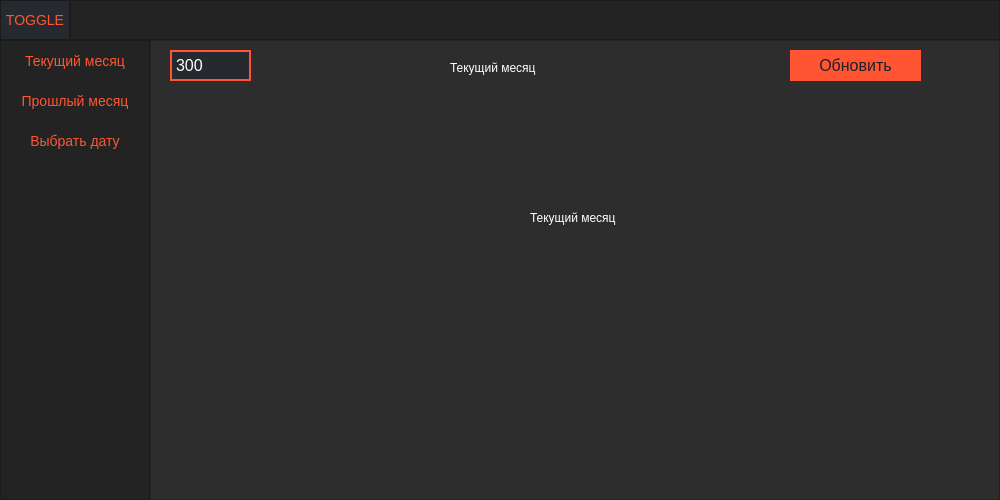
<?xml version="1.0" encoding="UTF-8"?>
<ui version="4.0">
 <class>MainWindow</class>
 <widget class="QMainWindow" name="MainWindow">
  <property name="geometry">
   <rect>
    <x>0</x>
    <y>0</y>
    <width>1000</width>
    <height>500</height>
   </rect>
  </property>
  <property name="minimumSize">
   <size>
    <width>1000</width>
    <height>500</height>
   </size>
  </property>
  <property name="windowTitle">
   <string>MainWindow</string>
  </property>
  <property name="styleSheet">
   <string notr="true">background-color: rgb(45, 45, 45);</string>
  </property>
  <widget class="QWidget" name="centralwidget">
   <layout class="QVBoxLayout" name="verticalLayout">
    <property name="spacing">
     <number>0</number>
    </property>
    <property name="leftMargin">
     <number>0</number>
    </property>
    <property name="topMargin">
     <number>0</number>
    </property>
    <property name="rightMargin">
     <number>0</number>
    </property>
    <property name="bottomMargin">
     <number>0</number>
    </property>
    <item>
     <widget class="QFrame" name="top_bar">
      <property name="minimumSize">
       <size>
        <width>0</width>
        <height>40</height>
       </size>
      </property>
      <property name="maximumSize">
       <size>
        <width>16777215</width>
        <height>40</height>
       </size>
      </property>
      <property name="styleSheet">
       <string notr="true">background-color: rgb(35, 35, 35);</string>
      </property>
      <property name="frameShape">
       <enum>QFrame::NoFrame</enum>
      </property>
      <property name="frameShadow">
       <enum>QFrame::Raised</enum>
      </property>
      <layout class="QHBoxLayout" name="horizontalLayout">
       <property name="spacing">
        <number>0</number>
       </property>
       <property name="leftMargin">
        <number>0</number>
       </property>
       <property name="topMargin">
        <number>0</number>
       </property>
       <property name="rightMargin">
        <number>0</number>
       </property>
       <property name="bottomMargin">
        <number>0</number>
       </property>
       <item>
        <widget class="QFrame" name="frame_toogle">
         <property name="maximumSize">
          <size>
           <width>70</width>
           <height>40</height>
          </size>
         </property>
         <property name="styleSheet">
          <string notr="true">background-color: rgb(35, 35, 35);</string>
         </property>
         <property name="frameShape">
          <enum>QFrame::StyledPanel</enum>
         </property>
         <property name="frameShadow">
          <enum>QFrame::Raised</enum>
         </property>
         <layout class="QVBoxLayout" name="verticalLayout_2">
          <property name="spacing">
           <number>0</number>
          </property>
          <property name="leftMargin">
           <number>0</number>
          </property>
          <property name="topMargin">
           <number>0</number>
          </property>
          <property name="rightMargin">
           <number>0</number>
          </property>
          <property name="bottomMargin">
           <number>0</number>
          </property>
          <item>
           <widget class="QPushButton" name="btn_toggle">
            <property name="sizePolicy">
             <sizepolicy hsizetype="Expanding" vsizetype="Expanding">
              <horstretch>0</horstretch>
              <verstretch>0</verstretch>
             </sizepolicy>
            </property>
            <property name="styleSheet">
             <string notr="true">QPushButton {
                                         
    background-color: #262a2f;
    border-style: solid;
    border-width: 0px;
    border-radius: 0px;
    border-color: #ff5533;
    font:  14px;
    padding: 0px;
    color:  #ff5533;
}
QPushButton:hover {
    background:  #ff5533;
    color:#262a2f;
} 
QPushButton:pressed {                              
   background: #262a2f;
   border-style: solid; 
   color:#ff5533;
}</string>
            </property>
            <property name="text">
             <string>TOGGLE</string>
            </property>
           </widget>
          </item>
         </layout>
        </widget>
       </item>
       <item>
        <widget class="QFrame" name="frame_top">
         <property name="frameShape">
          <enum>QFrame::StyledPanel</enum>
         </property>
         <property name="frameShadow">
          <enum>QFrame::Raised</enum>
         </property>
        </widget>
       </item>
      </layout>
     </widget>
    </item>
    <item>
     <widget class="QFrame" name="content">
      <property name="frameShape">
       <enum>QFrame::NoFrame</enum>
      </property>
      <property name="frameShadow">
       <enum>QFrame::Raised</enum>
      </property>
      <layout class="QHBoxLayout" name="horizontalLayout_2">
       <property name="spacing">
        <number>0</number>
       </property>
       <property name="leftMargin">
        <number>0</number>
       </property>
       <property name="topMargin">
        <number>0</number>
       </property>
       <property name="rightMargin">
        <number>0</number>
       </property>
       <property name="bottomMargin">
        <number>0</number>
       </property>
       <item>
        <widget class="QFrame" name="frame_left_menu">
         <property name="minimumSize">
          <size>
           <width>150</width>
           <height>0</height>
          </size>
         </property>
         <property name="maximumSize">
          <size>
           <width>70</width>
           <height>16777215</height>
          </size>
         </property>
         <property name="styleSheet">
          <string notr="true">background-color: rgb(35, 35, 35);</string>
         </property>
         <property name="frameShape">
          <enum>QFrame::StyledPanel</enum>
         </property>
         <property name="frameShadow">
          <enum>QFrame::Raised</enum>
         </property>
         <layout class="QVBoxLayout" name="verticalLayout_3">
          <property name="spacing">
           <number>0</number>
          </property>
          <property name="leftMargin">
           <number>0</number>
          </property>
          <property name="topMargin">
           <number>0</number>
          </property>
          <property name="rightMargin">
           <number>0</number>
          </property>
          <property name="bottomMargin">
           <number>0</number>
          </property>
          <item alignment="Qt::AlignTop">
           <widget class="QFrame" name="frame_top_menus">
            <property name="frameShape">
             <enum>QFrame::NoFrame</enum>
            </property>
            <property name="frameShadow">
             <enum>QFrame::Raised</enum>
            </property>
            <layout class="QVBoxLayout" name="verticalLayout_4">
             <property name="spacing">
              <number>0</number>
             </property>
             <property name="leftMargin">
              <number>0</number>
             </property>
             <property name="topMargin">
              <number>0</number>
             </property>
             <property name="rightMargin">
              <number>0</number>
             </property>
             <property name="bottomMargin">
              <number>0</number>
             </property>
             <item>
              <widget class="QPushButton" name="btn_cur_mon">
               <property name="minimumSize">
                <size>
                 <width>0</width>
                 <height>40</height>
                </size>
               </property>
               <property name="styleSheet">
                <string notr="true">QPushButton {
                                         
    background-color: #232323;
    border-style: solid;
    border-width: 0px;
    border-radius: 0px;
    border-color: #ff5533;
    font:  14px;
    padding: 0px;
    color:  #ff5533;
}
QPushButton:hover {
    background:  #ff5533;
    color:#262a2f;
} 
QPushButton:pressed {                              
   background: #262a2f;
   border-style: solid; 
   color:#ff5533;
}</string>
               </property>
               <property name="text">
                <string>Текущий месяц</string>
               </property>
              </widget>
             </item>
             <item>
              <widget class="QPushButton" name="btn_prev_mon">
               <property name="minimumSize">
                <size>
                 <width>0</width>
                 <height>40</height>
                </size>
               </property>
               <property name="styleSheet">
                <string notr="true">QPushButton {
                                         
    background-color: #232323;
    border-style: solid;
    border-width: 0px;
    border-radius: 0px;
    border-color: #ff5533;
    font:  14px;
    padding: 0px;
    color:  #ff5533;
}
QPushButton:hover {
    background:  #ff5533;
    color:#262a2f;
} 
QPushButton:pressed {                              
   background: #262a2f;
   border-style: solid; 
   color:#ff5533;
}</string>
               </property>
               <property name="text">
                <string>Прошлый месяц</string>
               </property>
              </widget>
             </item>
             <item>
              <widget class="QPushButton" name="btn_select_date">
               <property name="minimumSize">
                <size>
                 <width>0</width>
                 <height>40</height>
                </size>
               </property>
               <property name="styleSheet">
                <string notr="true">QPushButton {
                                         
    background-color:#232323;
    border-style: solid;
    border-width: 0px;
    border-radius: 0px;
    border-color: #ff5533;
    font:  14px;
    padding: 0px;
    color:  #ff5533;
}
QPushButton:hover {
    background:  #ff5533;
    color:#262a2f;
} 
QPushButton:pressed {                              
   background: #262a2f;
   border-style: solid; 
   color:#ff5533;
}</string>
               </property>
               <property name="text">
                <string>Выбрать дату</string>
               </property>
              </widget>
             </item>
            </layout>
           </widget>
          </item>
         </layout>
        </widget>
       </item>
       <item>
        <widget class="QFrame" name="frame_pages">
         <property name="frameShape">
          <enum>QFrame::StyledPanel</enum>
         </property>
         <property name="frameShadow">
          <enum>QFrame::Raised</enum>
         </property>
         <layout class="QVBoxLayout" name="verticalLayout_5">
          <item>
           <widget class="QStackedWidget" name="Pages_Widjet">
            <property name="currentIndex">
             <number>0</number>
            </property>
            <widget class="QWidget" name="curr_mon_page">
             <layout class="QVBoxLayout" name="verticalLayout_6">
              <property name="spacing">
               <number>0</number>
              </property>
              <property name="leftMargin">
               <number>0</number>
              </property>
              <property name="topMargin">
               <number>0</number>
              </property>
              <property name="rightMargin">
               <number>0</number>
              </property>
              <property name="bottomMargin">
               <number>0</number>
              </property>
              <item>
               <widget class="QFrame" name="options_frame_curr">
                <property name="maximumSize">
                 <size>
                  <width>16777215</width>
                  <height>40</height>
                 </size>
                </property>
                <property name="styleSheet">
                 <string notr="true">background-color: rgb(45, 45, 45);</string>
                </property>
                <property name="frameShape">
                 <enum>QFrame::NoFrame</enum>
                </property>
                <property name="frameShadow">
                 <enum>QFrame::Raised</enum>
                </property>
                <widget class="QPushButton" name="update_curr_mon">
                 <property name="geometry">
                  <rect>
                   <x>630</x>
                   <y>0</y>
                   <width>131</width>
                   <height>31</height>
                  </rect>
                 </property>
                 <property name="styleSheet">
                  <string notr="true">QPushButton {
                                         
    background-color: #ff5533;
    border-style: solid;
    border-width: 2px;
    border-radius: 0px;
    border-color: #ff5533;
    font:  16px;
    min-width: 5em;
    padding: 0px;
    color: #1e2027;
}
QPushButton:hover {
    background: #262a2f; 
    color:#ff5533;
} 
QPushButton:pressed {                              
   background: #262a2f;
   border-style: solid; 
   color:#ff5533;
}</string>
                 </property>
                 <property name="text">
                  <string>Обновить</string>
                 </property>
                </widget>
                <widget class="QTextEdit" name="time_curr_mon">
                 <property name="geometry">
                  <rect>
                   <x>10</x>
                   <y>0</y>
                   <width>81</width>
                   <height>31</height>
                  </rect>
                 </property>
                 <property name="font">
                  <font>
                   <pointsize>-1</pointsize>
                   <weight>50</weight>
                   <italic>false</italic>
                   <bold>false</bold>
                  </font>
                 </property>
                 <property name="styleSheet">
                  <string notr="true">QTextEdit {
                                         
    background-color: #262a2f; 
    border-style: solid;
    border-width: 2px;
    border-radius: 0px;
    border-color: #ff5533;
    font:  16px;
    min-width: 1em;
    padding: 0px;
    color: #ffffff;
}
QTextEdit:hover {
    background: #262a2f; 
    color:#ffffff;
} </string>
                 </property>
                 <property name="lineWrapColumnOrWidth">
                  <number>0</number>
                 </property>
                 <property name="html">
                  <string>&lt;!DOCTYPE HTML PUBLIC &quot;-//W3C//DTD HTML 4.0//EN&quot; &quot;http://www.w3.org/TR/REC-html40/strict.dtd&quot;&gt;
&lt;html&gt;&lt;head&gt;&lt;meta name=&quot;qrichtext&quot; content=&quot;1&quot; /&gt;&lt;style type=&quot;text/css&quot;&gt;
p, li { white-space: pre-wrap; }
&lt;/style&gt;&lt;/head&gt;&lt;body style=&quot; font-family:'MS Shell Dlg 2'; font-size:16px; font-weight:400; font-style:normal;&quot;&gt;
&lt;p style=&quot; margin-top:0px; margin-bottom:0px; margin-left:0px; margin-right:0px; -qt-block-indent:0; text-indent:0px;&quot;&gt;&lt;span style=&quot; font-size:16px;&quot;&gt;300&lt;/span&gt;&lt;/p&gt;&lt;/body&gt;&lt;/html&gt;</string>
                 </property>
                </widget>
                <widget class="QLabel" name="label">
                 <property name="geometry">
                  <rect>
                   <x>290</x>
                   <y>10</y>
                   <width>131</width>
                   <height>16</height>
                  </rect>
                 </property>
                 <property name="styleSheet">
                  <string notr="true">color: rgb(255, 255, 255);</string>
                 </property>
                 <property name="text">
                  <string>Текущий месяц</string>
                 </property>
                </widget>
               </widget>
              </item>
              <item>
               <widget class="QFrame" name="plot_frame_curr">
                <property name="styleSheet">
                 <string notr="true">
background-color: rgb(45, 45, 45);</string>
                </property>
                <property name="frameShape">
                 <enum>QFrame::NoFrame</enum>
                </property>
                <property name="frameShadow">
                 <enum>QFrame::Raised</enum>
                </property>
                <layout class="QVBoxLayout" name="verticalLayout_9">
                 <property name="spacing">
                  <number>0</number>
                 </property>
                 <property name="leftMargin">
                  <number>0</number>
                 </property>
                 <property name="topMargin">
                  <number>0</number>
                 </property>
                 <property name="rightMargin">
                  <number>0</number>
                 </property>
                 <property name="bottomMargin">
                  <number>0</number>
                 </property>
                 <item>
                  <widget class="QWidget" name="curr_plot_widget" native="true">
                   <property name="sizePolicy">
                    <sizepolicy hsizetype="Preferred" vsizetype="Preferred">
                     <horstretch>0</horstretch>
                     <verstretch>0</verstretch>
                    </sizepolicy>
                   </property>
                   <property name="styleSheet">
                    <string notr="true">
background-color: rgb(45, 45, 45);</string>
                   </property>
                   <widget class="QLabel" name="label_3">
                    <property name="geometry">
                     <rect>
                      <x>370</x>
                      <y>120</y>
                      <width>131</width>
                      <height>16</height>
                     </rect>
                    </property>
                    <property name="styleSheet">
                     <string notr="true">color: rgb(255, 255, 255);</string>
                    </property>
                    <property name="text">
                     <string>Текущий месяц</string>
                    </property>
                   </widget>
                  </widget>
                 </item>
                </layout>
               </widget>
              </item>
             </layout>
            </widget>
            <widget class="QWidget" name="prev_mon_page">
             <layout class="QVBoxLayout" name="verticalLayout_7">
              <property name="spacing">
               <number>0</number>
              </property>
              <property name="leftMargin">
               <number>0</number>
              </property>
              <property name="topMargin">
               <number>0</number>
              </property>
              <property name="rightMargin">
               <number>0</number>
              </property>
              <property name="bottomMargin">
               <number>0</number>
              </property>
              <item>
               <widget class="QFrame" name="options_frame_prev">
                <property name="maximumSize">
                 <size>
                  <width>16777215</width>
                  <height>40</height>
                 </size>
                </property>
                <property name="styleSheet">
                 <string notr="true">background-color: rgb(45, 45, 45);</string>
                </property>
                <property name="frameShape">
                 <enum>QFrame::NoFrame</enum>
                </property>
                <property name="frameShadow">
                 <enum>QFrame::Raised</enum>
                </property>
                <widget class="QPushButton" name="update_prev_mon">
                 <property name="geometry">
                  <rect>
                   <x>630</x>
                   <y>0</y>
                   <width>131</width>
                   <height>31</height>
                  </rect>
                 </property>
                 <property name="styleSheet">
                  <string notr="true">QPushButton {
                                         
    background-color: #ff5533;
    border-style: solid;
    border-width: 2px;
    border-radius: 0px;
    border-color: #ff5533;
    font:  16px;
    min-width: 5em;
    padding: 0px;
    color: #1e2027;
}
QPushButton:hover {
    background: #262a2f; 
    color:#ff5533;
} 
QPushButton:pressed {                              
   background: #262a2f;
   border-style: solid; 
   color:#ff5533;
}</string>
                 </property>
                 <property name="text">
                  <string>Обновить</string>
                 </property>
                </widget>
                <widget class="QTextEdit" name="time_prev_mon">
                 <property name="geometry">
                  <rect>
                   <x>10</x>
                   <y>0</y>
                   <width>81</width>
                   <height>31</height>
                  </rect>
                 </property>
                 <property name="font">
                  <font>
                   <pointsize>-1</pointsize>
                   <weight>50</weight>
                   <italic>false</italic>
                   <bold>false</bold>
                  </font>
                 </property>
                 <property name="styleSheet">
                  <string notr="true">QTextEdit {
                                         
    background-color: #262a2f; 
    border-style: solid;
    border-width: 2px;
    border-radius: 0px;
    border-color: #ff5533;
    font:  16px;
    min-width: 1em;
    padding: 0px;
    color: #ffffff;
}
QTextEdit:hover {
    background: #262a2f; 
    color:#ffffff;
} </string>
                 </property>
                 <property name="lineWrapColumnOrWidth">
                  <number>0</number>
                 </property>
                 <property name="html">
                  <string>&lt;!DOCTYPE HTML PUBLIC &quot;-//W3C//DTD HTML 4.0//EN&quot; &quot;http://www.w3.org/TR/REC-html40/strict.dtd&quot;&gt;
&lt;html&gt;&lt;head&gt;&lt;meta name=&quot;qrichtext&quot; content=&quot;1&quot; /&gt;&lt;style type=&quot;text/css&quot;&gt;
p, li { white-space: pre-wrap; }
&lt;/style&gt;&lt;/head&gt;&lt;body style=&quot; font-family:'MS Shell Dlg 2'; font-size:16px; font-weight:400; font-style:normal;&quot;&gt;
&lt;p style=&quot; margin-top:0px; margin-bottom:0px; margin-left:0px; margin-right:0px; -qt-block-indent:0; text-indent:0px;&quot;&gt;&lt;span style=&quot; font-size:16px;&quot;&gt;300&lt;/span&gt;&lt;/p&gt;&lt;/body&gt;&lt;/html&gt;</string>
                 </property>
                </widget>
                <widget class="QLabel" name="label_2">
                 <property name="geometry">
                  <rect>
                   <x>350</x>
                   <y>10</y>
                   <width>131</width>
                   <height>16</height>
                  </rect>
                 </property>
                 <property name="styleSheet">
                  <string notr="true">color: rgb(255, 255, 255);</string>
                 </property>
                 <property name="text">
                  <string>Прошлый месяц</string>
                 </property>
                </widget>
               </widget>
              </item>
              <item>
               <widget class="QFrame" name="plot_frame_prev">
                <property name="styleSheet">
                 <string notr="true">
background-color: rgb(45, 45, 45);</string>
                </property>
                <property name="frameShape">
                 <enum>QFrame::NoFrame</enum>
                </property>
                <property name="frameShadow">
                 <enum>QFrame::Raised</enum>
                </property>
                <layout class="QVBoxLayout" name="verticalLayout_8">
                 <property name="spacing">
                  <number>0</number>
                 </property>
                 <property name="leftMargin">
                  <number>0</number>
                 </property>
                 <property name="topMargin">
                  <number>0</number>
                 </property>
                 <property name="rightMargin">
                  <number>0</number>
                 </property>
                 <property name="bottomMargin">
                  <number>0</number>
                 </property>
                 <item>
                  <widget class="QWidget" name="prev_plot_widget" native="true">
                   <property name="sizePolicy">
                    <sizepolicy hsizetype="Preferred" vsizetype="Preferred">
                     <horstretch>0</horstretch>
                     <verstretch>0</verstretch>
                    </sizepolicy>
                   </property>
                   <property name="styleSheet">
                    <string notr="true">
background-color: rgb(45, 45, 45);</string>
                   </property>
                  </widget>
                 </item>
                </layout>
               </widget>
              </item>
             </layout>
            </widget>
           </widget>
          </item>
         </layout>
        </widget>
       </item>
      </layout>
     </widget>
    </item>
   </layout>
  </widget>
 </widget>
 <resources/>
 <connections/>
</ui>
